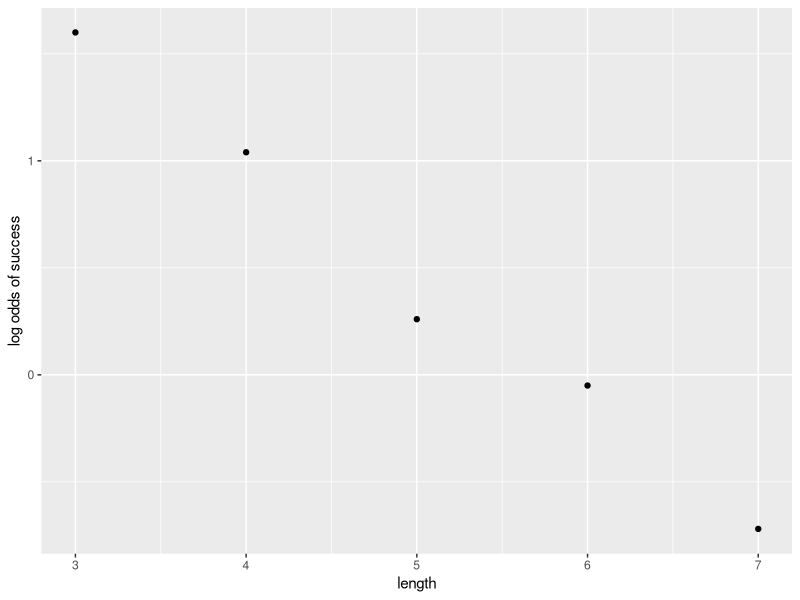
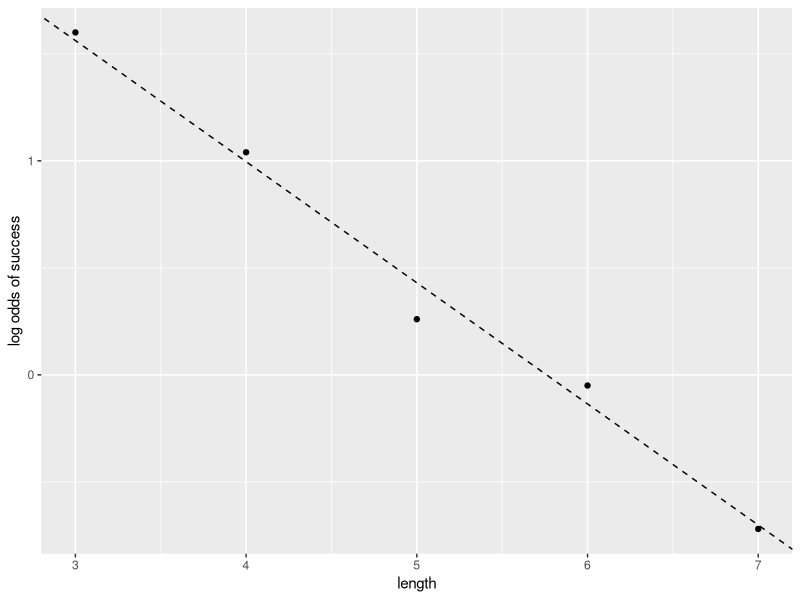

These figures' R source, in order:
## ---- chunk 1

## ---- chunk 2
library(tidyverse)
## ---- chunk 3
data <- data.frame(
  length = c(3, 4, 5, 6, 7),
  emp_logit = c(1.6, 1.04, 0.26, -0.05, -0.72)
)
ggplot(data, aes(length, emp_logit)) + 
  geom_point() + 
  labs(y = "log odds of success")
## ---- chunk 4
data <- data.frame(
  length = c(3, 4, 5, 6, 7),
  emp_logit = c(1.6, 1.04, 0.26, -0.05, -0.72)
)
ggplot(data, aes(length, emp_logit)) + 
  geom_point() + 
  geom_abline(intercept = 3.26, slope = -0.566, lty = 2) +
  labs(y = "log odds of success")
